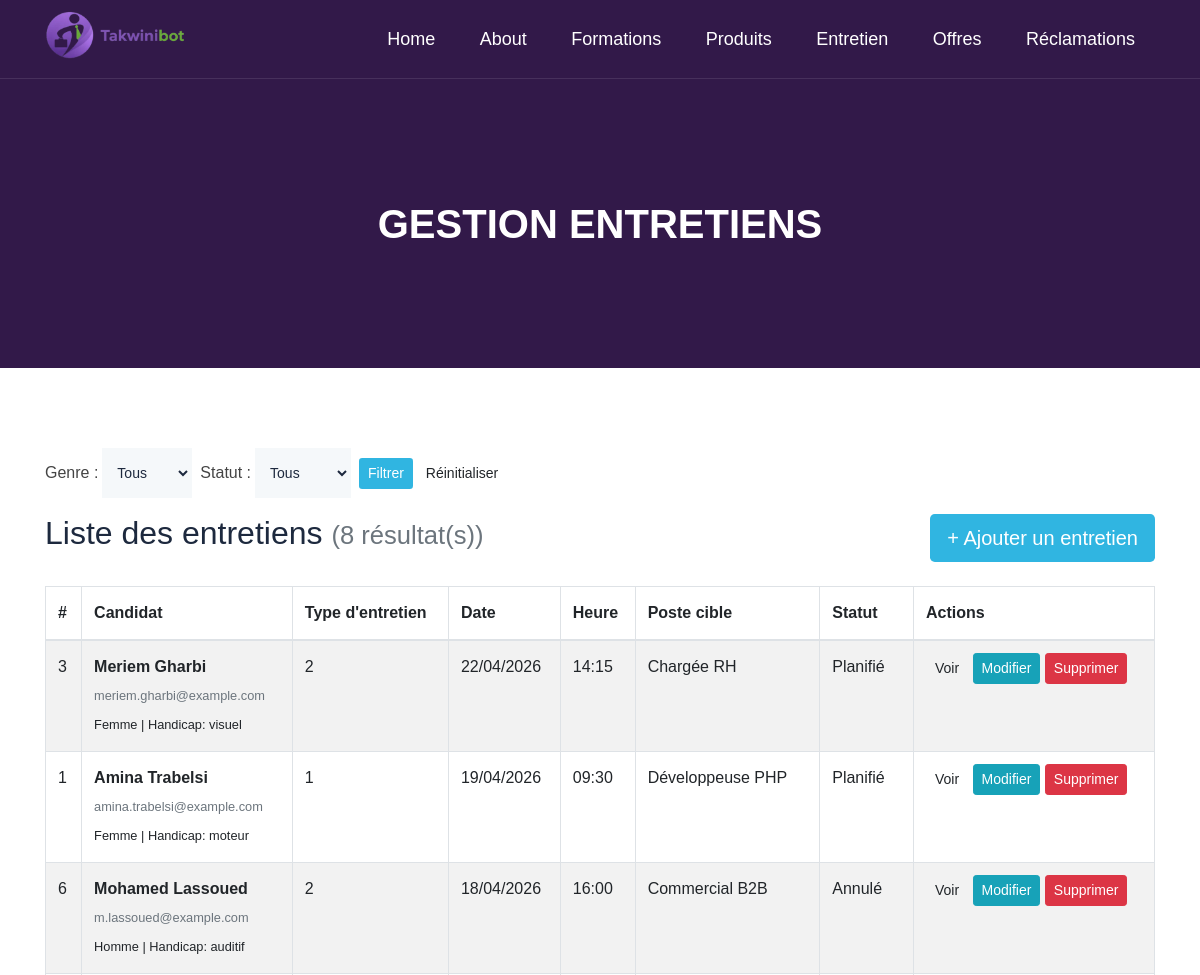
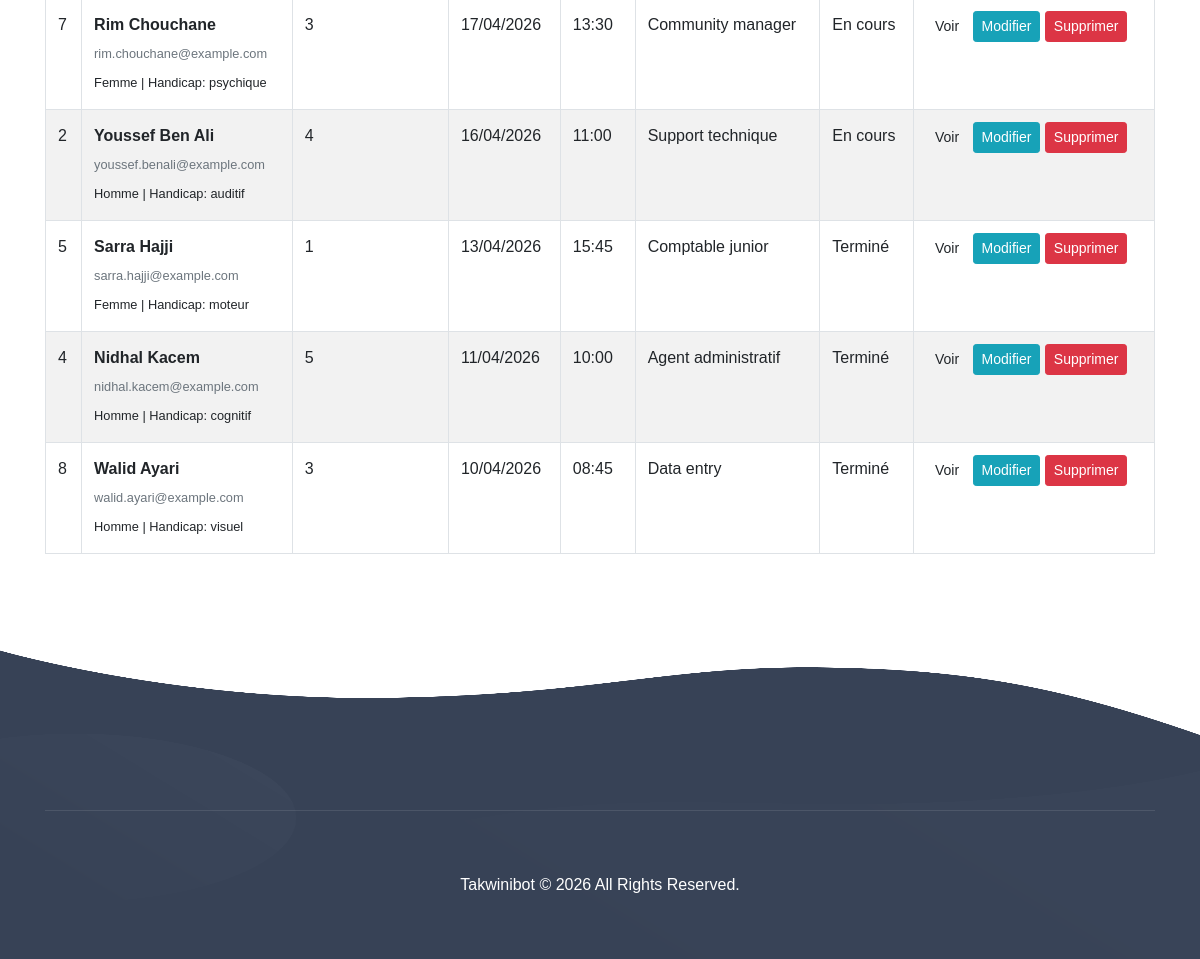
The page / on the database its author committed (2 pictures, top to bottom).
### tables this page shows
CREATE TABLE `entretien` (
  `id`              bigint(20) UNSIGNED NOT NULL AUTO_INCREMENT,

   
  `nom_candidat`    varchar(100)        NOT NULL,
  `email_candidat`  varchar(150)        NOT NULL,
  `genre`           enum('homme','femme') NOT NULL DEFAULT 'homme',
  `type_handicap`   varchar(100)        NOT NULL,
  `amenagements`    text                DEFAULT NULL,

   
  `type_entretien_id` bigint(20) UNSIGNED NOT NULL COMMENT 'FK → type_entretien.id',
  `date_entretien`  date                NOT NULL,
  `heure_entretien` time                NOT NULL,

   
  `poste_cible`     varchar(150)        NOT NULL,
  `metier_suggere`  varchar(150)        DEFAULT NULL,
  `score_rse`       tinyint(3) UNSIGNED DEFAULT NULL
                    CHECK (`score_rse` BETWEEN 1 AND 5),
  `remarques`       text                DEFAULT NULL,

   
  `statut`          enum('planifié','en cours','terminé','annulé')
                    NOT NULL DEFAULT 'planifié',
  `created_at`      datetime            NOT NULL DEFAULT current_timestamp(),

  PRIMARY KEY (`id`),
  KEY `idx_type_entretien`  (`type_entretien_id`),
  KEY `idx_date_entretien`  (`date_entretien`),
  KEY `idx_statut_entretien`(`statut`),
  KEY `idx_email_candidat`  (`email_candidat`)
);

### index.php (the view, shortened to what this page needs)
<?php
$pdo = config::getConnexion();
function e(string $value): string
{
    return htmlspecialchars($value, ENT_QUOTES, 'UTF-8');
}
function badgeClass(string $statut): string
{
    return match ($statut) {
        'planifié' => 'label label-warning',
        'en cours' => 'label label-info',
        'terminé' => 'label label-success',
        'annulé' => 'label label-danger',
        default => 'label label-default',
    };
}
$page = isset($_GET['page']) ? max(1, (int) $_GET['page']) : 1;
$parPage = 10;
$conditions = [];
$whereSql = $conditions ? 'WHERE ' . implode(' AND ', $conditions) : '';
$countStmt = $pdo->prepare("SELECT COUNT(*) FROM entretien {$whereSql}");
$countStmt->execute();
$total = (int) $countStmt->fetchColumn();
$offset = ($page - 1) * $parPage;
$listStmt = $pdo->prepare("
    SELECT id, nom_candidat, email_candidat, genre, type_entretien_id,
           date_entretien, heure_entretien, poste_cible, score_rse, statut, type_handicap
    FROM entretien {$whereSql}
    ORDER BY date_entretien DESC, heure_entretien DESC, id DESC
    LIMIT :limite OFFSET :decalage
");
$listStmt->bindValue(':limite', $parPage, PDO::PARAM_INT);
$listStmt->bindValue(':decalage', $offset, PDO::PARAM_INT);
$listStmt->execute();
$entretiens = $listStmt->fetchAll();
$assets = '/Hilux-1.0.0/Hilux-1.0.0/Hilux-1.0.0/Hilux-1.0.0/assets';
?>
<!DOCTYPE html>
<html lang="fr">
<head>
    <link rel="stylesheet" href="<?= $assets ?>/bootstrap/css/bootstrap.min.css">
    <link rel="stylesheet" href="<?= $assets ?>/fonts/font-awesome.min.css">
    <link rel="stylesheet" href="<?= $assets ?>/fonts/themify-icons.css">
    <link rel="stylesheet" href="<?= $assets ?>/css/fonts.css">
    <link rel="stylesheet" href="<?= $assets ?>/css/menu.css">
    <link rel="stylesheet" href="<?= $assets ?>/css/style.css">
    <link rel="stylesheet" href="<?= $assets ?>/css/responsive.css">
</head>
<body data-spy="scroll" data-offset="80">
<header class="site-navbar js-sticky-header site-navbar-target" role="banner">
    <div class="container">
        <div class="row align-items-center">
            <div class="col-6 col-xl-2">
                <h1 class="mb-0 site-logo"><a href="/Hilux-1.0.0/Hilux-1.0.0/Hilux-1.0.0/Hilux-1.0.0/index.html"><img src="<?= $assets ?>/img/logo.png" alt="TakwiniBot"></a></h1>
            </div>
            <div class="col-12 col-md-10 d-none d-xl-block">
                <nav class="site-navigation position-relative text-right" role="navigation">
                    <ul class="site-menu main-menu js-clone-nav mr-auto d-none d-lg-block">
                        <li><a class="nav-link" href="/Hilux-1.0.0/Hilux-1.0.0/Hilux-1.0.0/Hilux-1.0.0/index.html">Home</a></li>
                        <li><a class="nav-link" href="/Hilux-1.0.0/Hilux-1.0.0/Hilux-1.0.0/Hilux-1.0.0/about.html">About</a></li>
                        <li><a class="nav-link" href="/Hilux-1.0.0/Hilux-1.0.0/Hilux-1.0.0/Hilux-1.0.0/formations/formation.html">Formations</a></li>
                        <li><a class="nav-link" href="/Hilux-1.0.0/Hilux-1.0.0/Hilux-1.0.0/Hilux-1.0.0/gallery.html">Produits</a></li>
                        <li><a href="index.php" class="nav-link active">Entretien</a></li>
                        <li><a class="nav-link" href="/Hilux-1.0.0/Hilux-1.0.0/Hilux-1.0.0/Hilux-1.0.0/offres.html">Offres</a></li>
                        <li><a class="nav-link" href="/Hilux-1.0.0/Hilux-1.0.0/Hilux-1.0.0/Hilux-1.0.0/front_mes_reclamations.html">Réclamations</a></li>
                    </ul>
                </nav>
            </div>
        </div>
    </div>
</header>
<section class="section-top">
    <div class="container">
        <div class="col-lg-10 offset-lg-1 col-xs-12 text-center">
            <div class="section-top-title wow fadeInRight" data-wow-duration="1s" data-wow-delay="0.3s" data-wow-offset="0">
                <h1>Gestion Entretiens</h1>
            </div>
        </div>
    </div>
</section>
<section class="section-padding">
    <div class="container">
        <div class="row mb-3">
            <div class="col-md-12">
                <form method="get" class="form-inline">
                    <div class="form-group mr-2">
                        <label class="mr-1">Genre :</label>
                        <select name="genre" class="form-control form-control-sm">
                            <option value="">Tous</option>
                        </select>
                    </div>
                    <div class="form-group mr-2">
                        <label class="mr-1">Statut :</label>
                        <select name="statut" class="form-control form-control-sm">
                            <option value="">Tous</option>
                        </select>
                    </div>
                    <button type="submit" class="btn btn-sm btn-default" style="background:#30b5e1;color:#fff;">Filtrer</button>
                    <a href="index.php" class="btn btn-sm btn-default ml-1">Réinitialiser</a>
                </form>
            </div>
        </div>
        <div class="row mb-4">
            <div class="col-md-8"><h2>Liste des entretiens <small class="text-muted">(<?= $total ?> résultat(s))</small></h2></div>
            <div class="col-md-4 text-right">
                <a href="create.php" class="btn btn-default btn-lg" style="background:#30b5e1;color:#fff;">+ Ajouter un entretien</a>
            </div>
        </div>
        <div class="table-responsive">
            <table class="table table-bordered table-striped table-hover">
                <thead>
                    <tr>
                        <th>#</th>
                        <th>Candidat</th>
                        <th>Type d'entretien</th>
                        <th>Date</th>
                        <th>Heure</th>
                        <th>Poste cible</th>
                        <th>Statut</th>
                        <th>Actions</th>
                    </tr>
                </thead>
                <tbody>
                <?php if (empty($entretiens)): ?>
                    <tr><td colspan="8" class="text-center">Aucun entretien disponible.</td></tr>
                <?php else: ?>
                    <?php foreach ($entretiens as $entretien): ?>
                        <tr>
                            <td><?= (int) $entretien['id'] ?></td>
                            <td>
                                <strong><?= e($entretien['nom_candidat']) ?></strong><br>
                                <small class="text-muted"><?= e($entretien['email_candidat']) ?></small><br>
                                <small><?= e(ucfirst($entretien['genre'])) ?> | Handicap: <?= e($entretien['type_handicap']) ?></small>
                            </td>
                            <td><?= e((string) $entretien['type_entretien_id']) ?></td>
                            <td><?= e(date('d/m/Y', strtotime($entretien['date_entretien']))) ?></td>
                            <td><?= e(substr($entretien['heure_entretien'], 0, 5)) ?></td>
                            <td><?= e($entretien['poste_cible']) ?></td>
                            <td><span class="<?= e(badgeClass($entretien['statut'])) ?>"><?= e(ucfirst($entretien['statut'])) ?></span></td>
                            <td>
                                <a href="show.php?id=<?= (int) $entretien['id'] ?>" class="btn btn-sm btn-default">Voir</a>
                                <a href="edit.php?id=<?= (int) $entretien['id'] ?>" class="btn btn-sm btn-info">Modifier</a>
                                <form method="post" action="delete.php?id=<?= (int) $entretien['id'] ?>" style="display:inline-block;" onsubmit="return confirm('Supprimer cet entretien ?');">
                                    <button type="submit" class="btn btn-sm btn-danger">Supprimer</button>
                                </form>
                            </td>
                        </tr>
                    <?php endforeach; ?>
                <?php endif; ?>
                </tbody>
            </table>
        </div>
    </div>
</section>
<footer class="footer-area">
    <div class="container">
        <div class="row text-center">
            <div class="col-lg-12 col-sm-12 col-xs-12 wow zoomIn">
                <p class="footer_copyright">Takwinibot &copy; 2026 All Rights Reserved.</p>
            </div>
        </div>
    </div>
</footer>
</body>
</html>

### assets-theme/css/menu.css (style rules this page uses)
.site-navbar { margin-bottom: 0px; z-index: 1999; position: absolute; top: 0; width: 100%; }
.site-navbar .site-logo { position: relative; left: 0; font-size: 24px; }
.site-navbar .site-navigation .site-menu { margin-bottom: 0; }
.site-navbar .site-navigation .site-menu .active { color: #35ac39; display: inline-block; padding: 20px 20px; }
.site-navbar .site-navigation .site-menu a { text-decoration: none !important; display: inline-block; }
.site-navbar .site-navigation .site-menu > li { display: inline-block; }
.site-navbar .site-navigation .site-menu > li > a { padding: 25px 20px; font-size: 18px; text-transform: capitalize; display: inline-block; text-decoration: none !important; }
.site-mobile-menu .site-nav-wrap { padding: 0; margin: 0; list-style: none; position: relative; }
.site-mobile-menu .site-nav-wrap a { padding: 10px 20px; display: block; position: relative; color: #212529; }
.site-mobile-menu .site-nav-wrap li { position: relative; display: block; }
.site-mobile-menu .site-nav-wrap li .active { color: #35ac39; }
.site-mobile-menu .site-nav-wrap > li { display: block; position: relative; float: left; width: 100%; }
.site-mobile-menu .site-nav-wrap > li > a { padding-left: 20px; font-size: 20px; }
.sticky-wrapper .site-navbar { -webkit-transition: .3s all ease; -o-transition: .3s all ease; transition: .3s all ease; }
.sticky-wrapper .site-navbar { border-bottom: 1px solid rgba(255, 255, 255, 0.1); }
.site-logo img { width:150px; }
.sticky-wrapper .site-navbar .site-logo a { color: #fff; }
.sticky-wrapper .site-navbar .site-menu > li > a { color: #fff !important; }
.sticky-wrapper .site-navbar .site-menu > li > a:hover, .sticky-wrapper .site-navbar .site-menu > li > a.active { color: #fff !important; }

### assets-theme/css/style.css (style rules this page uses)
body { color: #444; font-family: 'Exo', sans-serif; font-size: 16px; font-weight: 400; line-height: 28px; background:#fff; overflow-x:hidden; }
html, body { height: 100% }
h1, h2, h3, h4, h5, h6 { letter-spacing: 0px; margin-top: 0px; font-family: 'Exo', sans-serif; color: #1d293e; font-weight: 400; }
a { font-family: 'Exo', sans-serif; text-decoration: none; -webkit-transition: all 0.2s ease 0s; -o-transition: all 0.2s ease 0s; transition: all 0.2s ease 0s; }
p { margin-bottom: 0; }
ul, li { margin: 0; padding: 0; }
.section-padding { padding:80px 0 }
.form-control { background: #f5f8fa none repeat scroll 0 0; border: 1px solid #f5f8fa; border-radius: 0; -webkit-box-shadow: none; box-shadow: none; color: #1d293e; height: 50px; padding-left: 10px; -webkit-transition: all 0.2s ease 0s; -o-transition: all 0.2s ease 0s; transition: all 0.2s ease 0s; }
.footer-area { position: relative; background-image: url(../img/bg/footer.png); background-size: 100% 100%; padding: 160px 0px 60px; }
.footer_copyright { color: #fff; margin: 0; text-transform: capitalize; border-top: 1px solid rgba(255, 255, 255, 0.1); padding-top: 60px; }
.section-top { background:#321949; padding-bottom: 120px; padding-top: 200px; position: relative; }
.section-top-title h1 { margin: 0; color:#fff; font-weight:600; text-transform: uppercase; }

### rows shown on the page
entretien: id "3", nom_candidat "Meriem Gharbi", email_candidat "meriem.gharbi@example.com", genre "Femme", type_handicap "visuel", type_entretien "2", date_entretien "22/04/2026", heure_entretien "14:15", poste_cible "Chargée RH", statut "Planifié"
entretien: id "1", nom_candidat "Amina Trabelsi", email_candidat "amina.trabelsi@example.com", genre "Femme", type_handicap "moteur", type_entretien "1", date_entretien "19/04/2026", heure_entretien "09:30", poste_cible "Développeuse PHP", statut "Planifié"
entretien: id "6", nom_candidat "Mohamed Lassoued", email_candidat "m.lassoued@example.com", genre "Homme", type_handicap "auditif", type_entretien "2", date_entretien "18/04/2026", heure_entretien "16:00", poste_cible "Commercial B2B", statut "Annulé"
entretien: id "7", nom_candidat "Rim Chouchane", email_candidat "rim.chouchane@example.com", genre "Femme", type_handicap "psychique", type_entretien "3", date_entretien "17/04/2026", heure_entretien "13:30", poste_cible "Community manager", statut "En cours"
entretien: id "2", nom_candidat "Youssef Ben Ali", email_candidat "youssef.benali@example.com", genre "Homme", type_handicap "auditif", type_entretien "4", date_entretien "16/04/2026", heure_entretien "11:00", poste_cible "Support technique", statut "En cours"
entretien: id "5", nom_candidat "Sarra Hajji", email_candidat "sarra.hajji@example.com", genre "Femme", type_handicap "moteur", type_entretien "1", date_entretien "13/04/2026", heure_entretien "15:45", poste_cible "Comptable junior", statut "Terminé"
entretien: id "4", nom_candidat "Nidhal Kacem", email_candidat "nidhal.kacem@example.com", genre "Homme", type_handicap "cognitif", type_entretien "5", date_entretien "11/04/2026", heure_entretien "10:00", poste_cible "Agent administratif", statut "Terminé"
entretien: id "8", nom_candidat "Walid Ayari", email_candidat "walid.ayari@example.com", genre "Homme", type_handicap "visuel", type_entretien "3", date_entretien "10/04/2026", heure_entretien "08:45", poste_cible "Data entry", statut "Terminé"

### other values the page prints
$total "8"
